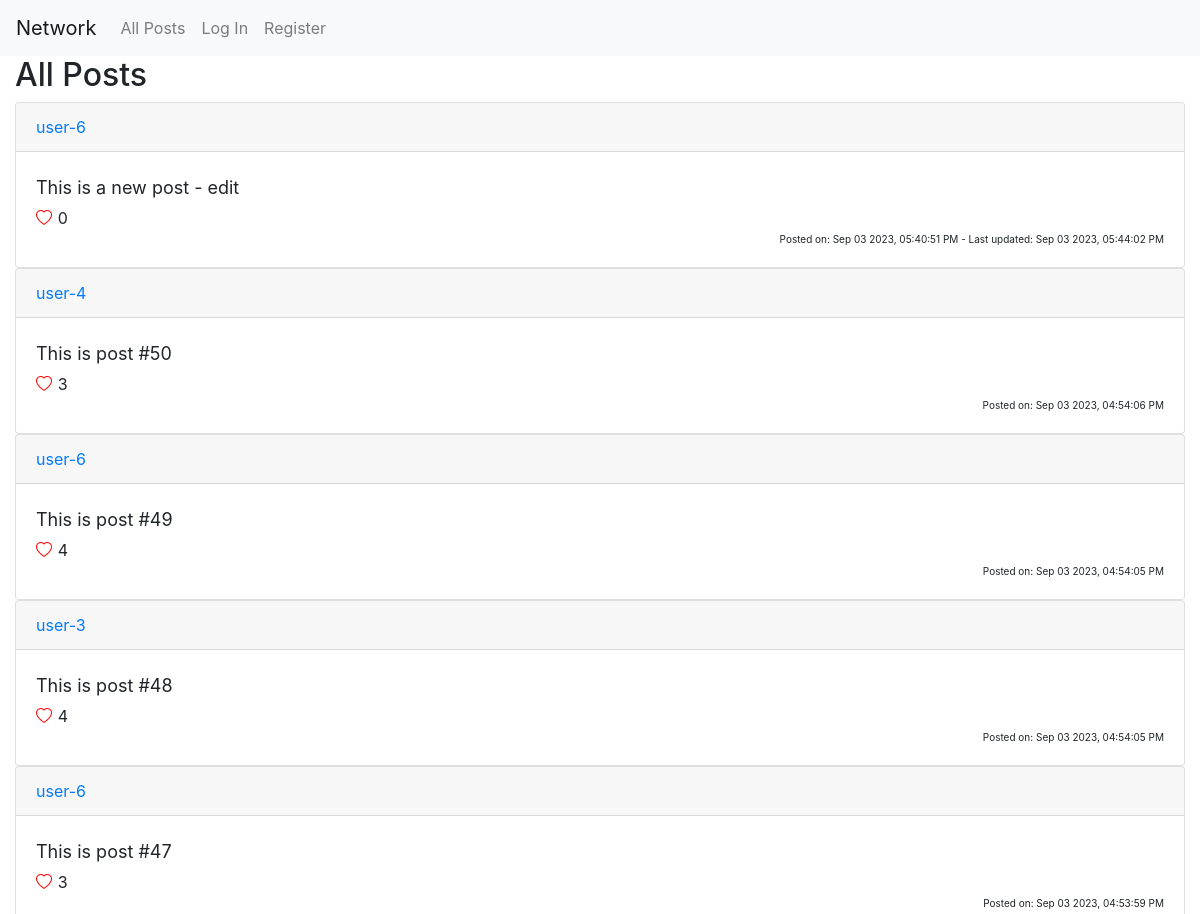
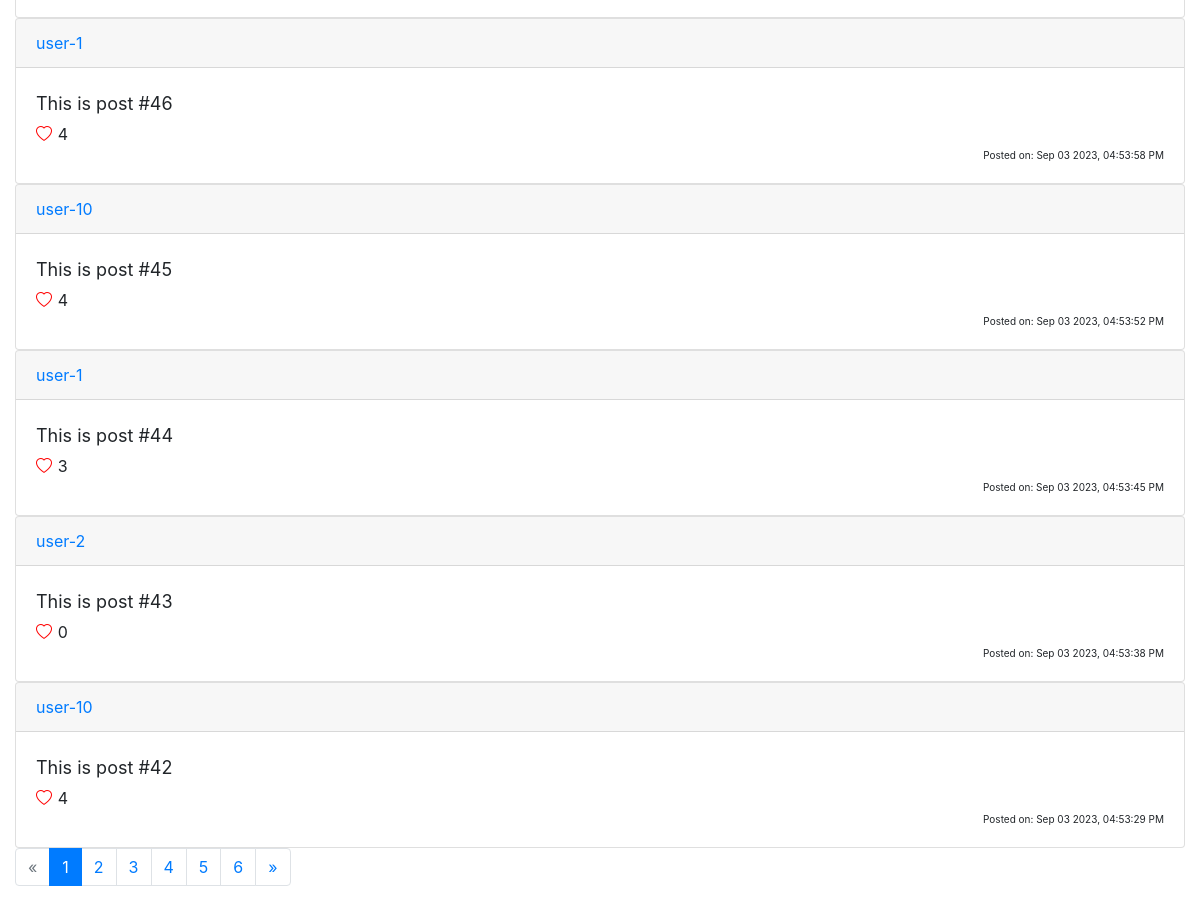
The page / on the database its author committed (2 pictures, top to bottom).
### network/models.py (models this page shows)
class User(AbstractUser):
    pass

class Post(models.Model):
    content = models.TextField() # Post content
    user = models.ForeignKey('User', on_delete=models.CASCADE, related_name='posts') # Post owner
    timestamp = models.DateTimeField(auto_now_add=True) # Timestamp at which the post was created
    likes = models.ManyToManyField('User') # Users who like this post
    last_update = models.DateTimeField(null=True, blank=True) # Last time the post was updated (default is null)
    def serialize(self):
        return {
            "id": self.id, # Post id
            "poster": self.user.username, # Post owner
            "poster_id": self.user.id, # Id of post owner
            "timestamp": self.timestamp.strftime("%b %d %Y, %I:%M:%S %p"), # Timestamp at which the post was created
            "content": self.content, # Post content
            "likes": self.likes.count(), # Number of likes
            "likers": [user.id for user in self.likes.all()], # Users who like the post
            "last_update": None if self.last_update is None else self.last_update.strftime("%b %d %Y, %I:%M:%S %p") # Last time the post was updated
        }

### network/views.py (the view)
# urls.py: path("", views.index, name="index"),
def index(request):
    if request.method == 'GET':
        posts = Post.objects.all().order_by("-timestamp") # Get all posts ordered by timestamp descending (new to old)
        paginated_posts = normalize_posts(request, posts) # Serialize and paginate posts
        return render(request, "network/index.html", {
            'posts': paginated_posts
        })
    elif request.method == 'POST':
        new_post = Post(content=request.POST['new-post'], user=User.objects.get(pk=request.user.id)) # Create new post
        new_post.save() # save post
        return HttpResponseRedirect(reverse('index')) # Redirect to index
    else:
        return render(request, "network/error.html", {
            'message': 'Invalid request type.'
        })

### network/views.py (called while the page is built)
def normalize_posts(request, posts):
    serialized_posts = [post.serialize() for post in posts]
    p = Paginator(serialized_posts, 10)
    page = request.GET.get('page')
    paginated_posts = p.get_page(page)
    return paginated_posts

### network/templates/network/index.html (shortened to what this page needs)
{% extends "network/layout.html" %}
{% load static %}
{% block body %}
    <div class="container-fluid">
        <h2>All Posts</h2>
{% endblock %}

### network/templates/network/layout.html (shortened to what this page needs)
{% load static %}
<!DOCTYPE html>
<html lang="en">
    <head>
        <link rel="stylesheet" href="https://stackpath.bootstrapcdn.com/bootstrap/4.4.1/css/bootstrap.min.css">
        <link rel="stylesheet" href="https://fastly.jsdelivr.net/npm/bootstrap-icons@1.10.5/font/bootstrap-icons.css">
        <link href="{% static 'network/styles.css' %}" rel="stylesheet">
    </head>
    <body>
        <nav class="navbar navbar-expand-lg navbar-light bg-light">
            <a class="navbar-brand" href="{% url 'index' %}">Network</a>
            <div>
              <ul class="navbar-nav mr-auto">
                <li class="nav-item">
                  <a class="nav-link" href="{% url 'index' %}">All Posts</a>
                </li>
                {% if user.is_authenticated %}
                    <li class="nav-item" id="user-nav" data-csrftoken="{{ csrf_token }}">
                        <a class="nav-link" href="{% url 'following' %}">Following</a>
                    </li>
                    <li class="nav-item">
                        <a class="nav-link" href="{% url 'logout' %}">Log Out</a>
                    </li>
                {% else %}
                    <li class="nav-item">
                        <a class="nav-link" href="{% url 'login' %}">Log In</a>
                    </li>
                    <li class="nav-item">
                        <a class="nav-link" href="{% url 'register' %}">Register</a>
                    </li>
                {% endif %}
              </ul>
            </div>
        </nav>
        <div class="body">
            {% block body %}
            {% endblock %}
            {% if posts %}
                {% for post in posts %}
                    <div class="card">
                        <div class="card-header">
                            <a href="{% url 'profile' post.poster %}">{{  post.poster }}</a>
                        </div>
                        <div class="card-body">
                            <blockquote class="blockquote mb-0" id="post-{{ post.id }}"
                                data-csrftoken="{{ csrf_token }}"
                                data-post-id="{{ post.id }}"
                                data-user-id="{{ user.id }}"
                                data-post-content="{{ post.content }}">
                                <p class="post-text">{{ post.content }}</p>
                                <br>
                                {% if user.id in post.likers %}
                                    <i class="bi bi-heart-fill h6"></i>
                                {% else %}
                                    <i class="bi bi-heart h6"></i>
                                {% endif %}
                                <small> {{ post.likes }}</small><br>
                                <footer class="footer">Posted on: {{ post.timestamp }}
                                    {% if post.last_update %}
                                        - Last updated: {{ post.last_update }}
                                    {% endif %}
                                </footer>
                            </blockquote>
                        </div>
                    </div>
                {% endfor %}
                <nav aria-label="Page navigation example">
                    <ul class="pagination">
                        {% if posts.has_previous %}
                            <li class="page-item">
                                <a class="page-link" href="?page={{ posts.previous_page_number }}" aria-label="Previous">
                        {% else %}
                            <li class="page-item disabled">
                                <a class="page-link" href="#" aria-label="Previous">
                        {% endif %}
                            <span aria-hidden="true">&laquo;</span>
                            </a>
                        </li>
                        {% for i in posts.paginator.page_range %}
                            {% if i == posts.number %}
                                <li class="page-item active"><a class="page-link" href="?page={{ i }}">{{ i }}</a></li>
                            {% else %}
                                <li class="page-item"><a class="page-link" href="?page={{ i }}">{{ i }}</a></li>
                            {% endif %}
                        {% endfor %}
                        {% if posts.has_next %}
                            <li class="page-item">
                                <a class="page-link" href="?page={{ posts.next_page_number }}" aria-label="Previous">
                        {% else %}
                            <li class="page-item disabled">
                                <a class="page-link" href="#" aria-label="Previous">
                        {% endif %}
                            <span aria-hidden="true">&raquo;</span>
                            </a>
                        </li>
                    </ul>
                </nav>
            {% endif %}
        </div>
    </body>
</html>

### network/static/network/styles.css (style rules this page uses)
.bi { color: red; }
.footer { font-size: 10px; text-align: right; }
.post-text { font-size: 18px; margin: 0px; padding: 0px; display: inline; }
small { margin: 0px; font-size: 16px; }

### rows shown on the page
User: poster "user-6" "user-6" "user-6"
Post: content "This is a new post - edit"
User: poster "user-4"
Post: content "This is post #50"
Post: content "This is post #49"
User: poster "user-3"
Post: content "This is post #48"
Post: content "This is post #47"
User: poster "user-1" "user-1"
Post: content "This is post #46"
User: poster "user-10" "user-10"
Post: content "This is post #45"
Post: content "This is post #44"
User: poster "user-2"
Post: content "This is post #43"
Post: content "This is post #42"

### other values the page prints
{{ post.likes }} "0" "3" "4" "4" "3" "4" "4" "3" "0" "4"
{{ post.timestamp }} "Sep 03 2023, 05:40:51 PM" "Sep 03 2023, 04:54:06 PM" "Sep 03 2023, 04:54:05 PM" "Sep 03 2023, 04:54:05 PM" "Sep 03 2023, 04:53:59 PM" "Sep 03 2023, 04:53:58 PM" "Sep 03 2023, 04:53:52 PM" "Sep 03 2023, 04:53:45 PM" "Sep 03 2023, 04:53:38 PM" "Sep 03 2023, 04:53:29 PM"
{{ post.last_update }} "Sep 03 2023, 05:44:02 PM"
{{ i }} "1"
{{ i }} "2" "3" "4" "5" "6"
